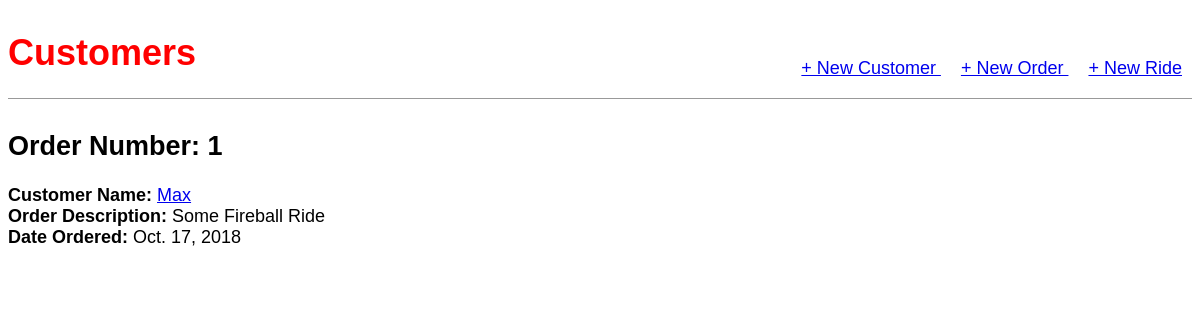
Screenshot of /order/1/ with the database file from the repository.
### orders/models.py (models this page shows, shortened)
class Order(models.Model):
    order_number = models.AutoField(primary_key=True)
    customer_number = models.ForeignKey(Customer, on_delete=models.CASCADE, related_name='orders')
    date_created = models.DateField(auto_now_add=True)
    last_updated = models.DateField(auto_now=True)
    description = models.CharField(max_length=200, null=True)
    ride = models.ForeignKey(Ride, on_delete=models.CASCADE, related_name='orders', null=True)

class Customer(models.Model):
    customer_name = models.CharField(max_length=100)
    customer_phone_number = models.CharField(max_length=10)
    customer_email = models.EmailField()
    customer_business_name = models.CharField(max_length=200)
    def __str__(self):
        return self.customer_name

### orders/views.py (the view)
# urls.py: path('order/<int:pk>/', views.OrderDetailView.as_view(), name='order_detail'),
class OrderDetailView(DetailView):
    model = Order
    template_name = 'order_detail.html'

### templates/order_detail.html
{% extends 'base.html' %}
{% block content %}
<div class="post-entry">
    <h2>Order Number:  {{ order.order_number }}</h2>
    <p><strong>Customer Name: </strong> <a href="{% url 'customer_detail' order.customer_number.pk %}"> {{ order.customer_number }}</p></a>
    <p></p><strong>Order Description: </strong>{{ order.description }}</p>
    <p></p><strong>Date Ordered: </strong>{{ order.date_created }}</p>
</div>
{% endblock content %}

### static/css/base.css (style rules this page uses)
body { font-family: 'Source Sans Pro', sans-serif; font-size: 18px; }
.post-entry { margin-bottom: 2rem; }
.post-entry h2 { margin: .5 rem 0; }
.post-entry p { margin: 0; font-weight: 400; }

### rows the page displays
Order: order_number "1", customer_number "Max", description "Some Fireball Ride", date_created "Oct. 17, 2018"
